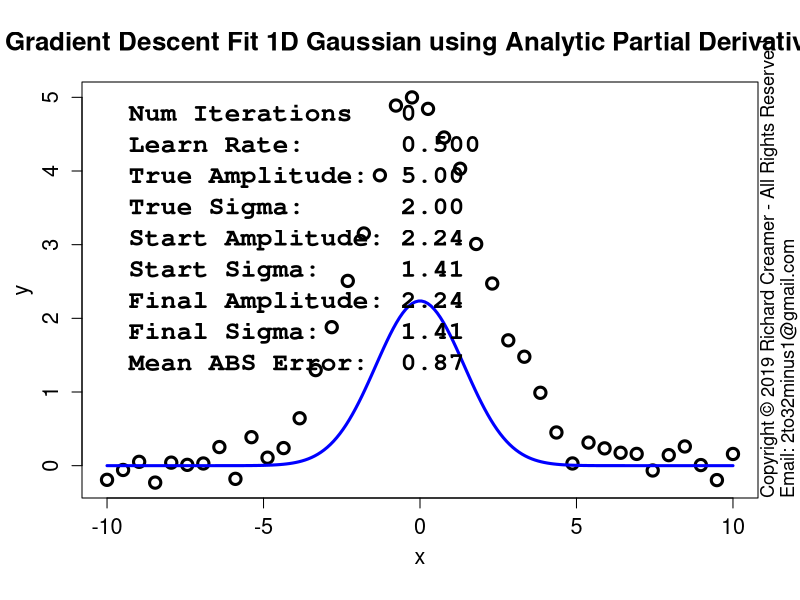

R code for this plot:
##############################################################
### Copyright (c) Richard Creamer 2019 - All Rights Reserved
### Inquiries: email 2to32minus1@gmail.com
##############################################################

### Globals
fontScale = 1.2    # Global font size variable
lf        = 1.2    # Enlarge font of plot labels
verbose   = FALSE  # Verbose printing
lw        = 2      # Line width
xMargin   = 1      # X-axis margin for plots
yMargin   = 1      # Y-axis margin for plots
de        = 0.01   # Small constant for estimating derivatives numerically
smlPts    = 1      # Small  data point/circle
medPts    = 1.5    # Medium data point/circle
lrgPts    = 2.0    # Large  data point/circle

### Run this function to generate this plot
runFunc = function() {
	dw = 1000
	dh = 750	
	path = "D:/Code/R/LeastSquaresPlay/PlotsAndAssocCode/Plot9/"
	gd = makeGaussianTestData()
	savePngVerbose( paste(path, "Plot9.png", sep=""), 
					fitGauss1d, w=1280, h=dh, un="px", nIter=0, gd=gd )
}

### Nonlinear least-squares gradient-descent curve fitting for Gaussian
fitGauss1d = function( learnRate = 0.5, nIter=100, nPts=40, drawPointLines=FALSE, doPlot=TRUE, numDerivs=FALSE, plotContours=FALSE, gd=NULL ) {
	set.seed( 3 )
	a = s = x = y = guesses = NULL
	if ( is.null( gd ) )
		gd = makeGaussianTestData()
	a = gd$trueAmpl
	s = gd$trueSigma
	trueAmpl = gd$trueAmpl
	trueSigma = gd$trueSigma
	x = gd$x
	y = gd$y
	nPts=gd$nPts
	guesses = gd$guesses
	aEst = guesses$a
	sEst = guesses$s
	da = 0
	ds = 0
	amplLegs = c( aEst )
	sigmaLegs = c( sEst )
	if ( nIter > 0 ) {
		# Basic implementation of Gradient Descent
		for ( i in 1:nIter ) {
			da = if ( numDerivs ) gaussDeDaNum( x, y, aEst, sEst ) else gaussDeDa( x, y, aEst, sEst )
			ds = if ( numDerivs ) gaussDeDsNum( x, y, aEst, sEst ) else gaussDeDs( x, y, aEst, sEst )
			aEst = aEst - learnRate * da
			sEst = sEst - learnRate * ds
			amplLegs[ length(amplLegs) + 1 ] = aEst
			sigmaLegs[ length(sigmaLegs) + 1 ] = sEst
			if ( verbose )
				print( sprintf( "Mean ABS fit error: %f\n", meanGaussAbsErr( x, y, aEst, sEst ) ) )
		}
	}
	finalMeanAbsFitError = meanGaussAbsErr( x, y, aEst, sEst )
	if ( doPlot) {
		plotTitle = "Gradient Descent Fit 1D Gaussian using Analytic Partial Derivatives"
		if ( numDerivs )
			plotTitle = "Gradient Descent Fit 1D Gaussian using Numerical Est. Partial Derivatives"
		plot( x, y, cex.lab=lf, xlab="", ylab="", main=plotTitle, cex=medPts, lwd=lw+1, cex.main=1.3*fontScale, cex.axis=1.3 )
		addAxisLabels()	
		predX = seq( x[1], x[length(x)], length.out=200 )
		predY = gauss1dFunc( predX, aEst, sEst )
		lines( predX, predY, col="blue", lwd=lw+1 )
		if ( drawPointLines )
			segments( x, y, x, gauss1dFunc( x, aEst, sEst ), col = "red" )
		legText = c()		
		legText[length(legText)+1] = sprintf( "Num Iterations   %d", nIter )
		legText[length(legText)+1] = sprintf( "Learn Rate:      %.3f", learnRate )
		legText[length(legText)+1] = sprintf( "True Amplitude:  %.2f", a )
		legText[length(legText)+1] = sprintf( "True Sigma:      %.2f", s )
		legText[length(legText)+1] = sprintf( "Start Amplitude: %.2f", guesses$a )
		legText[length(legText)+1] = sprintf( "Start Sigma:     %.2f", guesses$s )
		legText[length(legText)+1] = sprintf( "Final Amplitude: %.2f", aEst )
		legText[length(legText)+1] = sprintf( "Final Sigma:     %.2f", sEst )
		legText[length(legText)+1] = sprintf( "Mean ABS Error:  %.2f", meanGaussAbsErr( x, y, aEst, sEst ) )
		legLtys = seq( from=0, to=0, length=length(legText) )
		parSave = par( family="mono", font=2 )		
		legend( "topleft", inset=c(0,0), legend=legText, lty=legLtys, box.col="transparent", cex=1.3*fontScale, bg="transparent" )
		par( parSave )
	}
	if ( plotContours ) {
		plotGaussErrorContours( gd=gd )
		lines( amplLegs, sigmaLegs, col="red", lwd=lw )
	}
	return( list( x=x, y=y, a=aEst, s=sEst, meanAbsFitError=finalMeanAbsFitError, amplLegs=amplLegs, sigmaLegs=sigmaLegs, lr=learnRate ) )
}

### Shared use case Gaussian data set generator used by several cooperating functions
makeGaussianTestData = function( trueAmpl=5, trueSigma=2, aGuess=sqrt(trueAmpl), sGuess=sqrt(trueSigma), nPts=40 ) {
	set.seed( 3 )
	x = seq( -5*trueSigma, 5*trueSigma, length=nPts )
	y = gauss1dFunc( x, trueAmpl, trueSigma ) + rnorm( length(x), sd=0.2 )
	guesses = list( a=aGuess, s=sGuess )
	tuple = list( trueAmpl=trueAmpl, trueSigma=trueSigma, x=x, y=y, nPts=nPts, guesses=guesses )
	return( tuple )
}

### Compute mean SSD Gaussian cost function over a grid of Amplitude and Sigma values
### Note: returned matrix may need to be transposed for some functions such as contour()
### TODO: Try to use outer()
getGaussErrorGrid = function( errorFunc, ampls, sigmas, x, y ) {
	nr = length( sigmas )
	nc = length( ampls )
	z = matrix( nrow=nr, ncol=nc )	
	for ( row in 1:nr ) {     # loop over y-coordinates (sigma)
		sigma = sigmas[row]
		for ( col in 1:nc ) { # loop over x-coordinates (amplitude)
			ampl = ampls[col]
			z[row, col] = errorFunc( x, y, a=ampl, sigma=sigma )
		}
	}
	return( z )
}

### 2D plot error contours for range of Amplitude and Sigma values
### Amplitude maps to x-axis, Sigma maps to y-axis
plotGaussErrorContours = function( nLevels=30, customTitle="", drawGradVecs=FALSE, normGradVecs=TRUE, gd=NULL ) {
	set.seed( 3 )
	if ( is.null( gd ) )
		gd = makeGaussianTestData()
	a = gd$trueAmpl
	s = gd$trueSigma
	x = gd$x
	y = gd$y
	minAmpl  = a * 0.1;	maxAmpl  = a * 1.7
	minSigma = s * 0.1;	maxSigma = s * 1.7
	# Adjust ranges so plot is square
	deltaA = maxAmpl - minAmpl
	deltaS = maxSigma - minSigma
	maxDelta = if ( deltaA > deltaS ) deltaA else deltaS
	if ( deltaA > deltaS ) {
		maxSigma = minSigma + maxDelta
	} else {
		maxAmpl = minAmpl + maxDelta
	}
	nr = 200
	nc = 200
	ampls = seq( minAmpl, maxAmpl, length.out=nc )
	sigmas = seq( minSigma, maxSigma, length.out=nr )
	z = getGaussErrorGrid( meanGaussSsdErr, ampls, sigmas, x, y )
	xLim1 = minAmpl
	xLim2 = maxAmpl
	yLim1 = minSigma
	yLim2 = maxSigma
	plotTitle = ""
	if ( !drawGradVecs ) {
		plotTitle = sprintf( "1D Gaussian Cost Function Contours\nTrue Model: Amplitude = %.1f  Sigma = %.1f (noise added)", a, s )
	} else if ( normGradVecs ) {
		plotTitle = sprintf( "1D Gaussian Cost Function Contours w/Gradient (Unit) Vectors\nTrue Model: Amplitude = %.1f  Sigma = %.1f (noise added)", a, s )
	} else {
		plotTitle = sprintf( "1D Gaussian Cost Function Contours w/Gradient Vectors\nTrue Model: Amplitude = %.1f  Sigma = %.1f (noise added)", a, s )
	}
	if ( customTitle != "" )
		plotTitle = customTitle
	xform = contour( ampls, sigmas, t(z), axes=FALSE, cex.lab=lf, main=plotTitle, asp=1.0,
					 xlab="", ylab="", labcex=1.2, nlevels=nLevels, cex.main=1.3*fontScale, cex.axis=1.3 )
	xAxisMin = ceiling( gpl()$xLim[1] )
	xAxisMax = floor( gpl()$xLim[2] )
	yAxisMin = ceiling( gpl()$yLim[1] )
	yAxisMax = floor( gpl()$yLim[2] )
	axis( side=1, at=xAxisMin:xAxisMax, cex.axis=1.3 )
	axis( side=2, at=yAxisMin:yAxisMax, cex.axis=1.3 )
	addAxisLabels( xLabel="Amplitude", yLabel="Sigma" )
	box()
	xLimits = axisLimits( x )
	yLimits = axisLimits( y )
	lines( c(-1,12), c( s, s ), col="blue", lwd=lw )
	lines( c( a, a), c(-1,10), col="blue", lwd=lw )
	if ( drawGradVecs ) {
		gradPtsX1 = c()
		gradPtsY1 = c()
		gradPtsX2 = c()
		gradPtsY2 = c()
		gridSize=13
		for ( sigma in seq( from=sigmas[2], to=sigmas[length(sigmas)-1], length=gridSize ) ) {
			for ( ampl in seq( from=ampls[2], to=ampls[length(ampls)-1], length=gridSize ) ) {
				gradPtsX1[length(gradPtsX1)+1] = ampl
				gradPtsY1[length(gradPtsY1)+1] = sigma
				da = gaussDeDa( x, y, ampl, sigma )
				ds = gaussDeDs( x, y, ampl, sigma )
				mag = sqrt( da*da + ds*ds )
				if ( normGradVecs ) {
					da = da/mag/4 # hard-coded case-specific scale factor, unit vecs a bit too long for plot
					ds = ds/mag/4
				} else {
					da = da * 0.22 # hard-coded case-specific scale factor
					ds = ds * 0.22
				}
				gradPtsX2[length(gradPtsX2)+1] = ampl  - da
				gradPtsY2[length(gradPtsY2)+1] = sigma - ds
			}
		}
		points( gradPtsX1, gradPtsY1, col="blue", lwd=lw )
		arrows( gradPtsX1, gradPtsY1, gradPtsX2, gradPtsY2, col="blue", lwd=lw, cex=medPts, angle=15, length=0.125 )
	}
}

### Gaussian error/cost function - SSD
meanGaussSsdErr = function( x, y, a, sigma ) {
	return( (1/length(x)) * sum( (gauss1dFunc( x, a, sigma ) - y)^2 ) )
}

### Gaussian error/cost function - abs() of line lengths (not squared)
meanGaussAbsErr = function( x, y, a, sigma ) {
	return( (1/length(x)) * sum( abs(gauss1dFunc( x, a, sigma ) - y) ) )
}

### Analytical/exact partial derivative of error/cost function wrt Amplitude
gaussDeDa = function( x, y, a, sigma ) {
	term1 = sum( gauss1dFunc(x, a, sigma) * exp( -0.5 * (x/sigma)^2) )
	term2 = sum( y * exp( -0.5 * (x/sigma)^2) )
	return( 2 * ( term1 - term2 )/length(x) )
}

### Numerical estimation of partial derivative of error/cost function wrt Amplitude
gaussDeDaNum = function( x, y, a, sigma ) {
	e1 = meanGaussSsdErr( x, y, a, sigma )
	e2 = meanGaussSsdErr( x, y, a + de, sigma )
	return( (e2 - e1)/de )
}

### Analytical/exact partial derivative of error/cost function wrt Sigma
gaussDeDs = function( x, y, a, sigma ) {
	v = 2*a/sigma^3
	term1 = sum( gauss1dFunc(x, a, sigma) * x^2 * exp( -0.5 * (x/sigma)^2) )
	term2 = sum( x^2 * y * exp( -0.5 * (x/sigma)^2) )
	return( v * ( term1 - term2 )/length(x) )
}

### Numerical estimation of partial derivative of error/cost function wrt Sigma
gaussDeDsNum = function( x, y, a, sigma ) {
	e1 = meanGaussSsdErr( x, y, a, sigma )
	e2 = meanGaussSsdErr( x, y, a, sigma + de )
	return( (e2 - e1)/de )
}

### 1D Gaussian
gauss1dFunc = function( x, a, sigma ) {
	return( a * exp( -0.5 * (x/sigma)^2 ) )
}

### Shared use case Gaussian data set generator used by several cooperating functions
makeGaussianTestData = function( trueAmpl=5, trueSigma=2, aGuess=sqrt(trueAmpl), sGuess=sqrt(trueSigma), nPts=40 ) {
	set.seed( 3 )
	x = seq( -5*trueSigma, 5*trueSigma, length=nPts )
	y = gauss1dFunc( x, trueAmpl, trueSigma ) + rnorm( length(x), sd=0.2 )
	guesses = list( a=aGuess, s=sGuess )
	tuple = list( trueAmpl=trueAmpl, trueSigma=trueSigma, x=x, y=y, nPts=nPts, guesses=guesses )
	return( tuple )
}

### Convience method to add x/y axis labels
addAxisLabels = function( xLabel="x", yLabel="y", cexVal=1.3 ) {
	mtext( text=xLabel, side=1, line=2.5, cex=cexVal )
	mtext( text=yLabel, side=2, line=2.5, cex=cexVal )
}

### Save to PNG file, specify width and height
savePngVerbose = function( path, plotFunc, w=512, h=512, un="px", doCopyright=TRUE, ... ) {
	png( filename = path, type="cairo", units=un, width=w, height=h, pointsize=12, res=96 )
	plotFunc( ... )
	if ( doCopyright )
		addCopyright()
	dev.off()
}

### Add copyright notice to plot via text()
addCopyright = function() {
	mtext( "Copyright \uA9 2019 Richard Creamer - All Rights Reserved", side=4, line=0, adj=0, cex=1.1 )
	mtext( "Email: 2to32minus1@gmail.com", side=4, line=1, adj=0, cex=1.1 )
}

runFunc()
